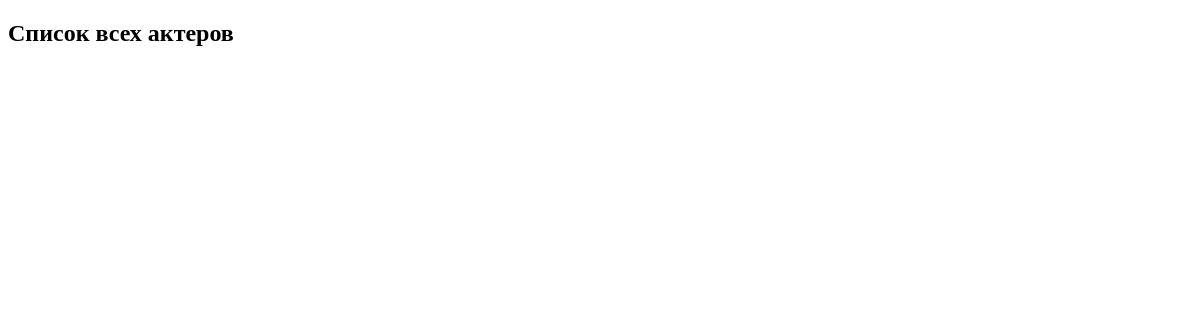
Before: /actors/ with the older database file.
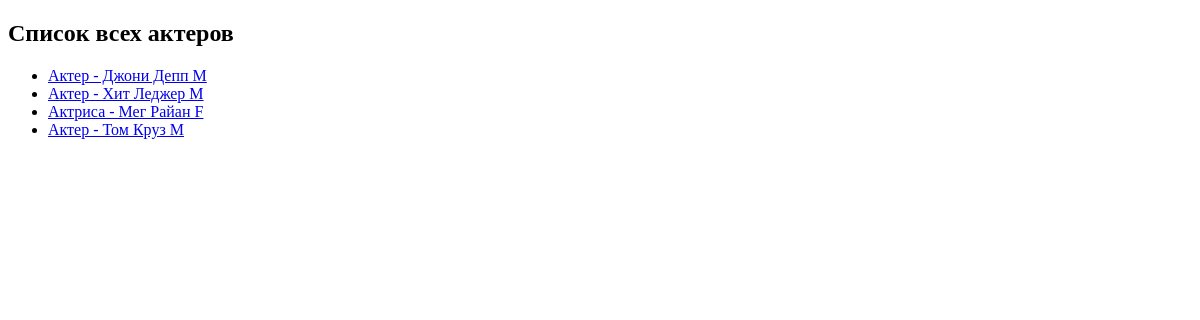
After: the same page with the newer database file.
### movie_app/models.py (models this page shows)
class Actor(models.Model):
    MALE = 'M'
    FEMALE = 'F'
    GENDERS = [
        (MALE, 'Мужчина'),
        (FEMALE, 'Женщина'),
    ]
    first_name = models.CharField(max_length=100)
    last_name = models.CharField(max_length=100)
    dressing = models.OneToOneField(DressingRoom, on_delete=models.SET_NULL, null=True, blank=True)
    gender = models.CharField(max_length=1, choices=GENDERS, default=MALE)
    def __str__(self):
        if self.gender == self.MALE:
            return f'Актер - {self.first_name} {self.last_name} {self.gender}'
        else:
            return f'Актриса - {self.first_name} {self.last_name} {self.gender}'
    def get_url(self):
        return reverse('movie-actor', args=[self.id])

### movie_app/views.py (the view)
# urls.py: path('actors/', views.all_actors),
def all_actors(request):
    actors = Actor.objects.all()
    return render(request, 'movie_app/all_actors.html', {
        'actors': actors,
    })

### movie_app/templates/movie_app/all_actors.html (shortened to what this page needs)
{% extends 'movie_app/base.html'%}
{% block content %}
    <h2>Список всех актеров  </h2>
    <ul>
        {% for actor in actors %}
        <li><a href="{{ actor.get_url }}">{{actor}}</a></li>
        {% endfor %}
    </ul>
{% endblock %}

Changed rows visible on the page:
added Actor: gender+first_name+last_name "Актер - Джони Депп M"
added Actor: gender+first_name+last_name "Актер - Хит Леджер M"
added Actor: gender+first_name+last_name "Актриса - Мег Райан F"
added Actor: gender+first_name+last_name "Актер - Том Круз M"
